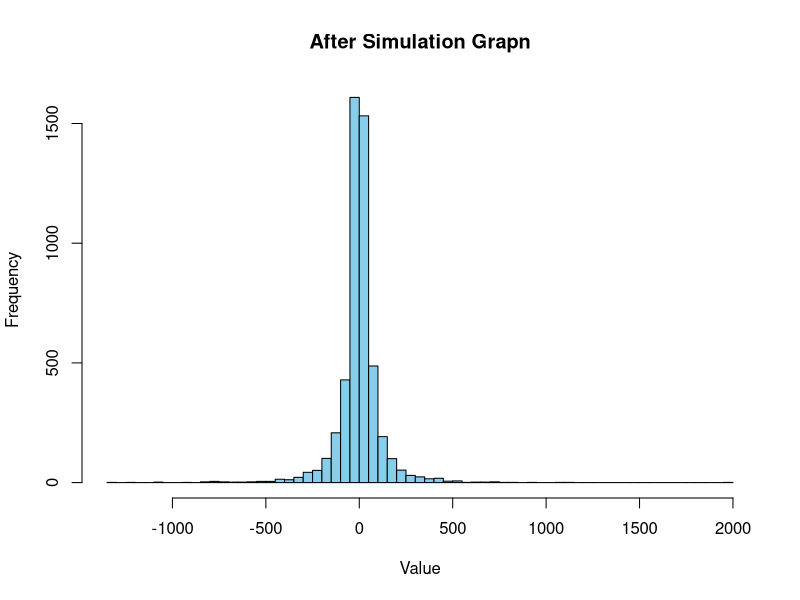
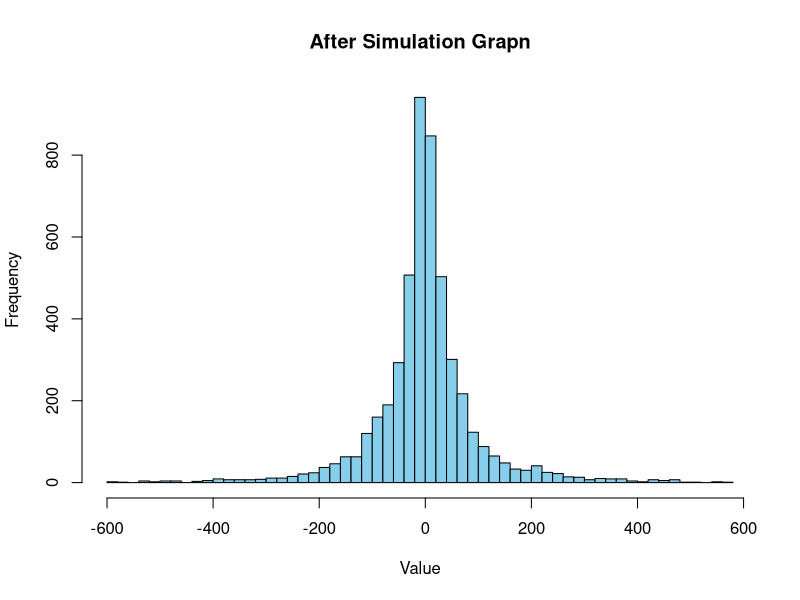
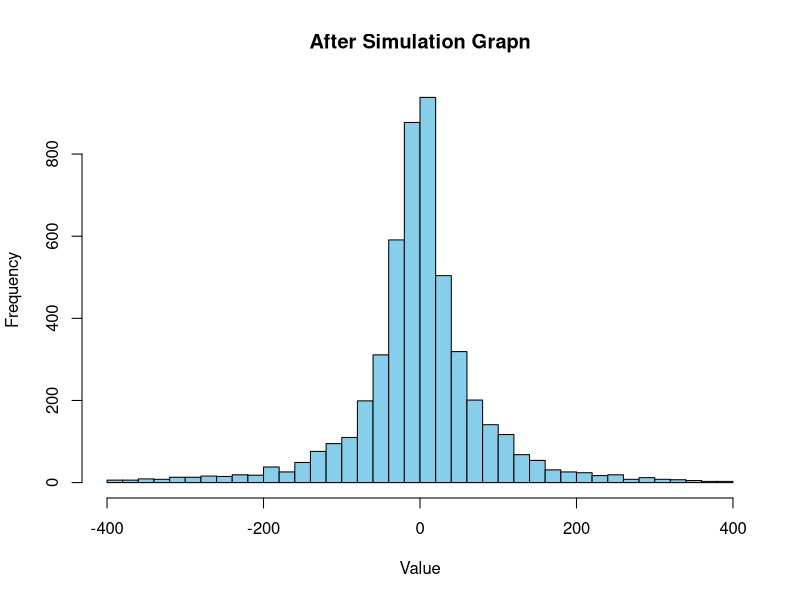
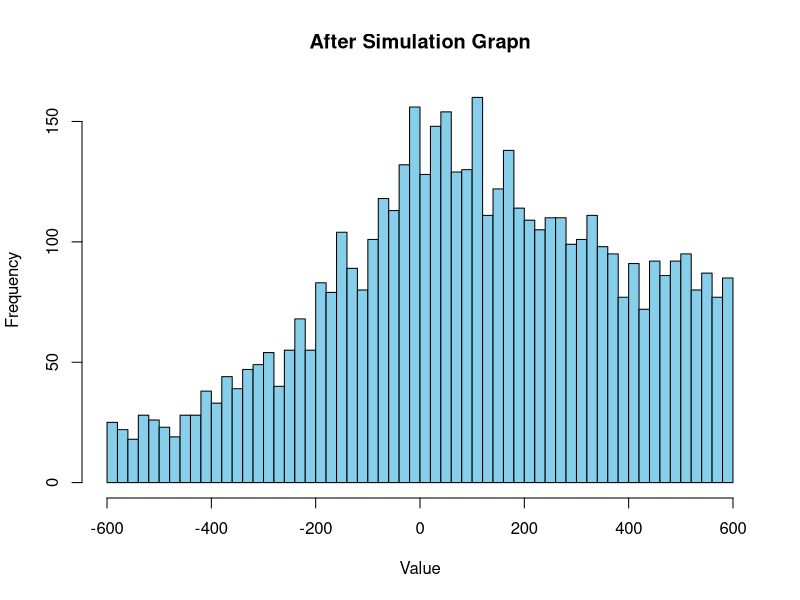
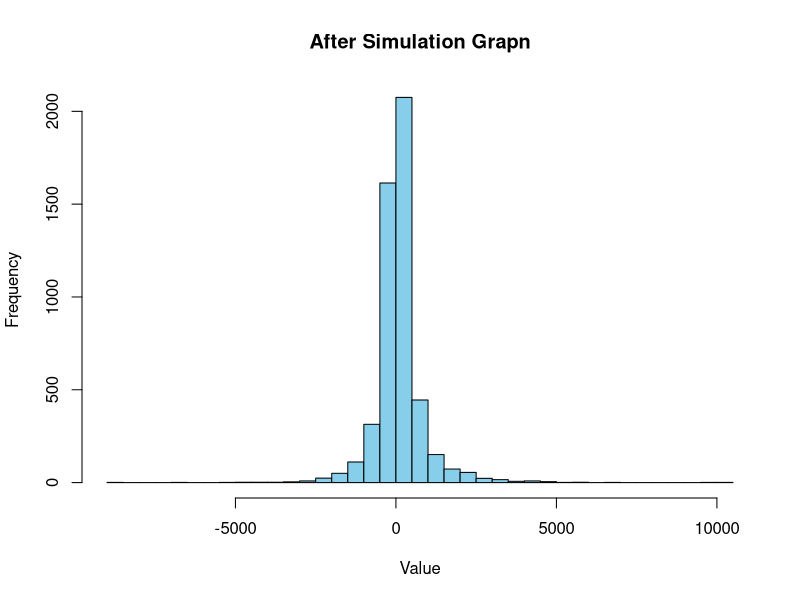
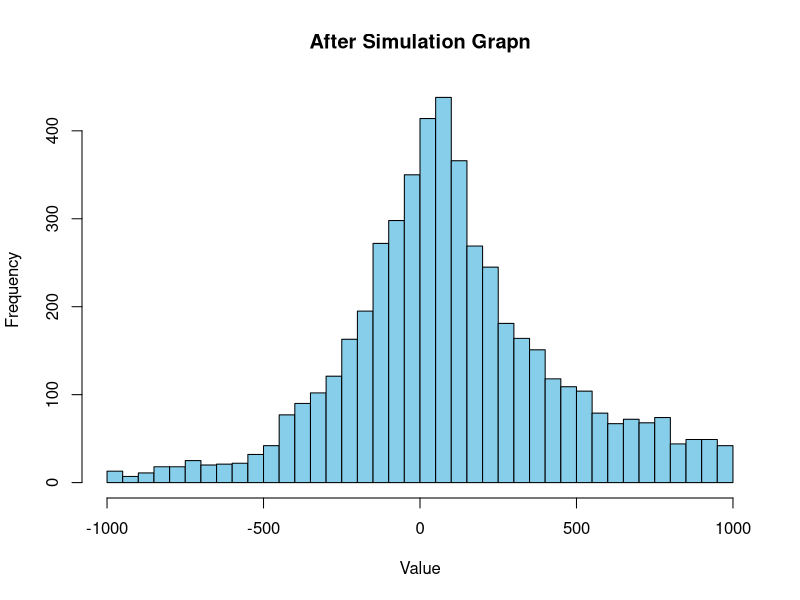
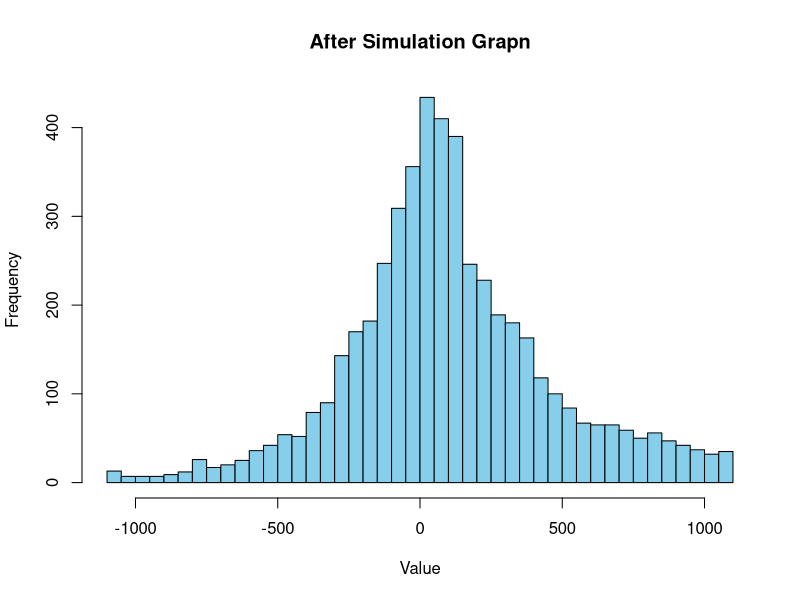
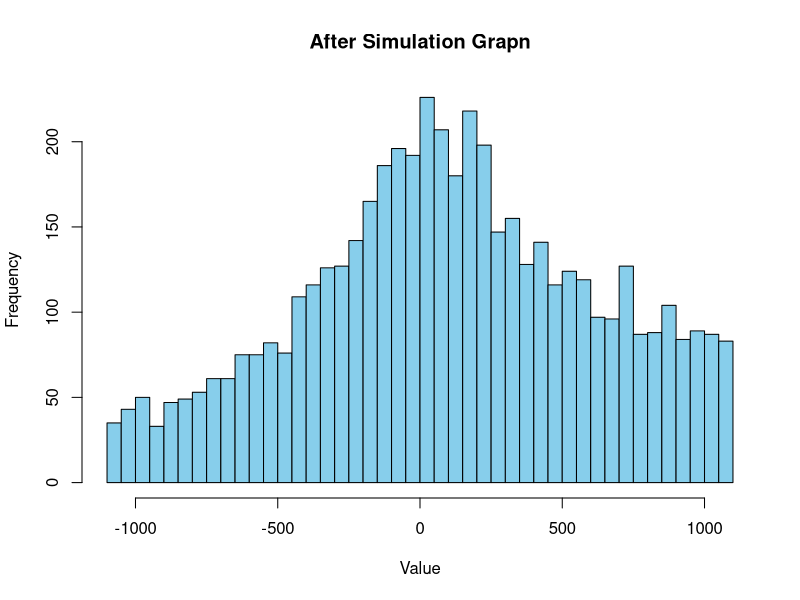

Write R code to recreate these figures, in order.
## ---- chunk 1
N  <- 5000 # Population.
MU <- 0 # Mean of the Population
std_dev <- 20 # Standard deviation

population <- rnorm(N, mean = MU, sd = std_dev)
round_population <- round(population)

anyone <- function(round_population){
  sample(seq_along(round_population), 2)
}
anyone(round_population)

new_random_split <- function(x,y){
  pot <- abs(x) + abs(y)
  part1 <- sample(-pot:pot, 1)
  other_pot <- x + y
  part2 <- other_pot - part1
  return(c(part1, part2))
}

simulation <- function(round_population,repetitions) {
  for (i in 1:repetitions) {
      selected_people <- anyone(round_population)
      person1 <- round_population[selected_people[1]]
      person2 <- round_population[selected_people[2]]
      new_wealth <- new_random_split(person1, person2)
      round_population[selected_people[1]] <- new_wealth[1]
      round_population[selected_people[2]] <- new_wealth[2]
      
  }
  return(round_population)
}

repetitions <- 10000

final_population <- simulation(round_population, repetitions)

hist(final_population, breaks = 50, main = "After Simulation Grapn", xlab = "Value", col = "skyblue")

## ---- chunk 2
N  <- 5000 # Population.
MU <- 0 # Mean of the Population
std_dev <- 20 # Standard deviation

population <- rnorm(N, mean = MU, sd = std_dev)
round_population <- round(population)

anyone <- function(round_population){
  sample(seq_along(round_population), 2)
}

new_random_split <- function(x,y){
  pot <- abs(x) + abs(y)
  part1 <- sample(-pot:pot, 1)
  other_pot <- x + y
  part2 <- other_pot - part1
  while (part1 > 600 || part2 > 600 || part1 < -600 || part2 < -600){
    part1 <- sample(-pot:pot, 1)  
    other_pot <- x + y
    part2 <- other_pot - part1
   }
  return(c(part1, part2))
}

simulation <- function(round_population,repetitions) {
  for (i in 1:repetitions) {
      selected_people <- anyone(round_population)
      person1 <- round_population[selected_people[1]]
      person2 <- round_population[selected_people[2]]
      new_wealth <- new_random_split(person1, person2)
      round_population[selected_people[1]] <- new_wealth[1]
      round_population[selected_people[2]] <- new_wealth[2]
      
  }
  return(round_population)
}

repetitions <- 10000

final_population <- simulation(round_population, repetitions)

hist(final_population, breaks = 50, main = "After Simulation Grapn", xlab = "Value", col = "skyblue")
## ---- chunk 3
N  <- 5000 # Population.
MU <- 0 # Mean of the Population
std_dev <- 20 # Standard deviation

population <- rnorm(N, mean = MU, sd = std_dev)
round_population <- round(population)

anyone <- function(round_population){
  sample(seq_along(round_population), 2)
}

new_random_split <- function(x,y){
  pot <- abs(x) + abs(y)
  part1 <- sample(-pot:pot, 1)
  other_pot <- x + y
  part2 <- other_pot - part1
  while (part1 > 400 || part2 > 400 || part1 < -400 || part2 < -400){
    part1 <- sample(-pot:pot, 1)  
    other_pot <- x + y
    part2 <- other_pot - part1
   }
  return(c(part1, part2))
}

simulation <- function(round_population,repetitions) {
  for (i in 1:repetitions) {
      selected_people <- anyone(round_population)
      person1 <- round_population[selected_people[1]]
      person2 <- round_population[selected_people[2]]
      new_wealth <- new_random_split(person1, person2)
      round_population[selected_people[1]] <- new_wealth[1]
      round_population[selected_people[2]] <- new_wealth[2]
      
  }
  return(round_population)
}

repetitions <- 10000

final_population <- simulation(round_population, repetitions)

hist(final_population, breaks = 50, main = "After Simulation Grapn", xlab = "Value", col = "skyblue")
## ---- chunk 4
N  <- 5000 # Population.
MU <- 100 # Mean of the Population
std_dev <- 20 # Standard deviation

population <- rnorm(N, mean = MU, sd = std_dev)
round_population <- round(population)

anyone <- function(round_population){
  sample(seq_along(round_population), 2)
}

new_random_split <- function(x,y){
  pot <- abs(x) + abs(y)
  part1 <- sample(-pot:pot, 1)
  other_pot <- x + y
  part2 <- other_pot - part1
  while (part1 > 600 || part2 > 600 || part1 < -600 || part2 < -600){
    part1 <- sample(-pot:pot, 1)  
    other_pot <- x + y
    part2 <- other_pot - part1
   }
  return(c(part1, part2))
}

simulation <- function(round_population,repetitions) {
  for (i in 1:repetitions) {
      selected_people <- anyone(round_population)
      person1 <- round_population[selected_people[1]]
      person2 <- round_population[selected_people[2]]
      new_wealth <- new_random_split(person1, person2)
      round_population[selected_people[1]] <- new_wealth[1]
      round_population[selected_people[2]] <- new_wealth[2]
      
  }
  return(round_population)
}

repetitions <- 1000000

final_population <- simulation(round_population, repetitions)

hist(final_population, breaks = 50, main = "After Simulation Grapn", xlab = "Value", col = "skyblue")
## ---- chunk 5
N  <- 5000 # Population.
MU <- 100 # Mean of the Population
std_dev <- 20 # Standard deviation

population <- rnorm(N, mean = MU, sd = std_dev)
round_population <- round(population)

anyone <- function(round_population){
  sample(seq_along(round_population), 2)
}

new_random_split <- function(x,y){
  pot <- abs(x) + abs(y)
  part1 <- sample(-pot:pot, 1)
  other_pot <- x + y
  part2 <- other_pot - part1
  return(c(part1, part2))
}

simulation <- function(round_population,repetitions) {
  for (i in 1:repetitions) {
      selected_people <- anyone(round_population)
      person1 <- round_population[selected_people[1]]
      person2 <- round_population[selected_people[2]]
      new_wealth <- new_random_split(person1, person2)
      round_population[selected_people[1]] <- new_wealth[1]
      round_population[selected_people[2]] <- new_wealth[2]
      
  }
  return(round_population)
}

repetitions <- 10000

final_population <- simulation(round_population, repetitions)

hist(final_population, breaks = 50, main = "After Simulation Grapn", xlab = "Value", col = "skyblue")
## ---- chunk 6
N  <- 5000 # Population.
MU <- 100 # Mean of the Population
std_dev <- 20 # Standard deviation

population <- rnorm(N, mean = MU, sd = std_dev)
round_population <- round(population)

anyone <- function(round_population){
  sample(seq_along(round_population), 2)
}

new_random_split <- function(x,y){
  pot <- abs(x) + abs(y)
  part1 <- sample(-pot:pot, 1)
  other_pot <- x + y
  part2 <- other_pot - part1
  while (part1 > 1000 || part2 > 1000 || part1 < -1000 || part2 < -1000){
    part1 <- sample(-pot:pot, 1)  
    other_pot <- x + y
    part2 <- other_pot - part1
   }
  return(c(part1, part2))
}

simulation <- function(round_population,repetitions) {
  for (i in 1:repetitions) {
      selected_people <- anyone(round_population)
      person1 <- round_population[selected_people[1]]
      person2 <- round_population[selected_people[2]]
      new_wealth <- new_random_split(person1, person2)
      round_population[selected_people[1]] <- new_wealth[1]
      round_population[selected_people[2]] <- new_wealth[2]
      
  }
  return(round_population)
}

repetitions <- 10000

final_population <- simulation(round_population, repetitions)

hist(final_population, breaks = 50, main = "After Simulation Grapn", xlab = "Value", col = "skyblue")
## ---- chunk 7
N  <- 5000 # Population.
MU <- 100 # Mean of the Population
std_dev <- 20 # Standard deviation

population <- rnorm(N, mean = MU, sd = std_dev)
round_population <- round(population)

anyone <- function(round_population){
  sample(seq_along(round_population), 2)
}

new_random_split <- function(x,y){
  pot <- abs(x) + abs(y)
  part1 <- sample(-pot:pot, 1)
  other_pot <- x + y
  part2 <- other_pot - part1
  while (part1 > 1100 || part2 > 1100 || part1 < -1100 || part2 < -1100){
    part1 <- sample(-pot:pot, 1)  
    other_pot <- x + y
    part2 <- other_pot - part1
   }
  return(c(part1, part2))
}

simulation <- function(round_population,repetitions) {
  for (i in 1:repetitions) {
      selected_people <- anyone(round_population)
      person1 <- round_population[selected_people[1]]
      person2 <- round_population[selected_people[2]]
      new_wealth <- new_random_split(person1, person2)
      round_population[selected_people[1]] <- new_wealth[1]
      round_population[selected_people[2]] <- new_wealth[2]
      
  }
  return(round_population)
}

repetitions <- 10000

final_population <- simulation(round_population, repetitions)

hist(final_population, breaks = 50, main = "After Simulation Grapn", xlab = "Value", col = "skyblue")
## ---- chunk 8
N  <- 5000 # Population.
MU <- 100 # Mean of the Population
std_dev <- 20 # Standard deviation

population <- rnorm(N, mean = MU, sd = std_dev)
round_population <- round(population)

anyone <- function(round_population){
  sample(seq_along(round_population), 2)
}

new_random_split <- function(x,y){
  pot <- abs(x) + abs(y)
  part1 <- sample(-pot:pot, 1)
  other_pot <- x + y
  part2 <- other_pot - part1
  while (part1 > 1100 || part2 > 1100 || part1 < -1100 || part2 < -1100){
    part1 <- sample(-pot:pot, 1)  
    other_pot <- x + y
    part2 <- other_pot - part1
   }
  return(c(part1, part2))
}

simulation <- function(round_population,repetitions) {
  for (i in 1:repetitions) {
      selected_people <- anyone(round_population)
      person1 <- round_population[selected_people[1]]
      person2 <- round_population[selected_people[2]]
      new_wealth <- new_random_split(person1, person2)
      round_population[selected_people[1]] <- new_wealth[1]
      round_population[selected_people[2]] <- new_wealth[2]
      
  }
  return(round_population)
}

repetitions <- 1000000

final_population <- simulation(round_population, repetitions)

hist(final_population, breaks = 50, main = "After Simulation Grapn", xlab = "Value", col = "skyblue")
